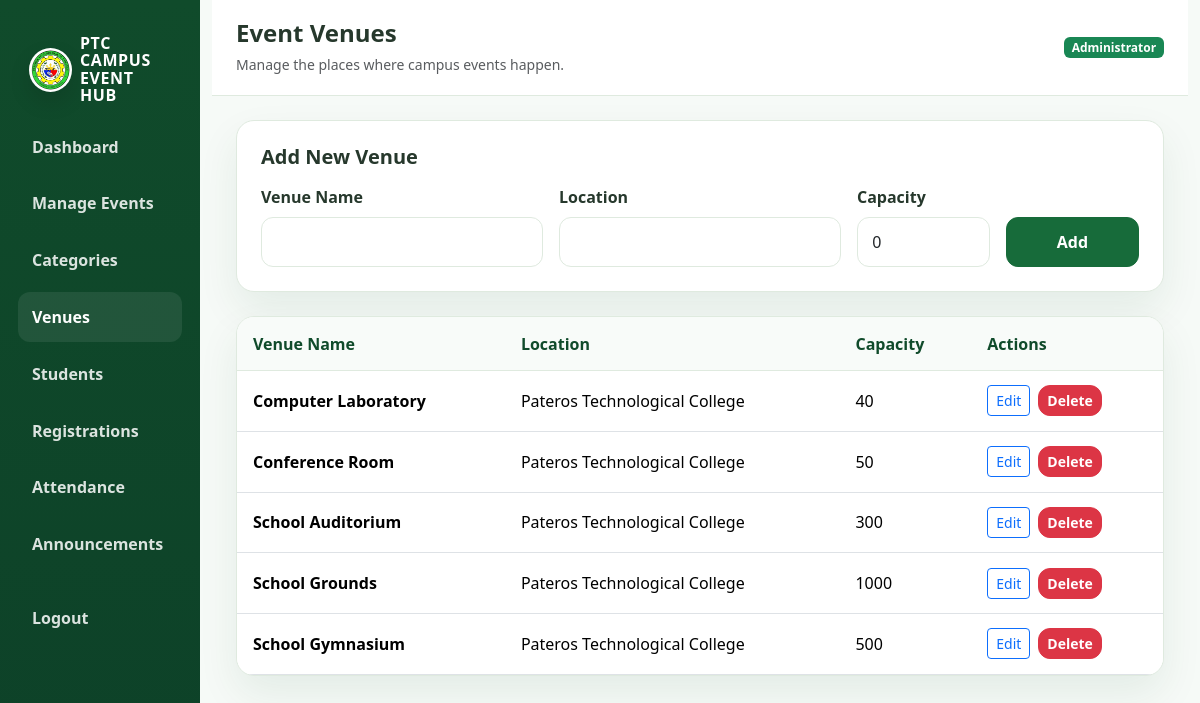
The app's page /admin/venues.php (signed in) with its own data.
### tables this page shows
CREATE TABLE `venues` (
  `id` int(11) NOT NULL,
  `venue_name` varchar(150) NOT NULL,
  `location` varchar(255) DEFAULT NULL,
  `capacity` int(11) DEFAULT 0,
  `created_at` timestamp NOT NULL DEFAULT current_timestamp()
);

### admin/venues.php (the view, shortened to what this page needs)
<?php
require_once "../config/database.php";
$editVenue = null;
$venues = $pdo->query("SELECT * FROM venues ORDER BY venue_name ASC")->fetchAll();
?>
<!DOCTYPE html>
<html lang="en">
<head>
    <link href="https://cdn.jsdelivr.net/npm/bootstrap@5.3.3/dist/css/bootstrap.min.css" rel="stylesheet">
    <link rel="stylesheet" href="../assets/css/ptc-style.css">
</head>
<body>
    <div class="container-fluid">
        <div class="row">
            <aside class="col-md-3 col-lg-2 ptc-sidebar">
                <span class="brand d-flex align-items-center gap-2 text-white">
                    <img src="../assets/images/ptc-logo.png" alt="Pateros Technological College logo">
                    <span class="brand-text">PTC CAMPUS<br>EVENT HUB</span>
                </span>
                <a class="nav-link" href="dashboard.php">Dashboard</a>
                <a class="nav-link" href="events.php">Manage Events</a>
                <a class="nav-link" href="categories.php">Categories</a>
                <a class="nav-link active" href="venues.php">Venues</a>
                <a class="nav-link" href="students.php">Students</a>
                <a class="nav-link" href="registrations.php">Registrations</a>
                <a class="nav-link" href="attendance.php">Attendance</a>
                <a class="nav-link" href="announcements.php">Announcements</a>
                <div class="mt-4"><a class="nav-link" href="../auth/logout.php">Logout</a></div>
            </aside>
            <main class="col-md-9 col-lg-10 ptc-main">
                <div class="ptc-topbar">
                    <div>
                        <h4 class="fw-bold mb-1">Event Venues</h4>
                        <small class="text-muted">Manage the places where campus events happen.</small>
                    </div>
                    <span class="badge bg-success">Administrator</span>
                </div>
                <div class="ptc-content">
                    <div class="ptc-card p-4 mb-4">
                        <h5 class="fw-bold mb-3"><?php echo $editVenue ? 'Edit Venue' : 'Add New Venue'; ?></h5>
                        <form method="POST">
                            <div class="row g-3">
                                <div class="col-md-4">
                                    <label class="form-label fw-semibold">Venue Name</label>
                                    <input type="text" name="venue_name" class="form-control" value="<?php echo htmlspecialchars($editVenue["venue_name"] ?? ""); ?>" required>
                                </div>
                                <div class="col-md-4">
                                    <label class="form-label fw-semibold">Location</label>
                                    <input type="text" name="location" class="form-control" value="<?php echo htmlspecialchars($editVenue["location"] ?? ""); ?>">
                                </div>
                                <div class="col-md-2">
                                    <label class="form-label fw-semibold">Capacity</label>
                                    <input type="number" name="capacity" min="1" class="form-control" value="<?php echo htmlspecialchars((string) ($editVenue["capacity"] ?? 0)); ?>">
                                </div>
                                <div class="col-md-2 d-flex align-items-end">
                                    <button type="submit" name="action" value="<?php echo $editVenue ? 'update_venue' : 'add_venue'; ?>" class="btn btn-green w-100"><?php echo $editVenue ? 'Update' : 'Add'; ?></button>
                                </div>
                            </div>
                        </form>
                    </div>
                    <div class="ptc-table-wrap">
                        <table class="table table-hover align-middle mb-0">
                            <thead>
                                <tr>
                                    <th>Venue Name</th>
                                    <th>Location</th>
                                    <th>Capacity</th>
                                    <th>Actions</th>
                                </tr>
                            </thead>
                            <tbody>
                                <?php if ($venues): ?>
                                    <?php foreach ($venues as $venue): ?>
                                        <tr>
                                            <td class="fw-semibold"><?php echo htmlspecialchars($venue["venue_name"]); ?></td>
                                            <td><?php echo htmlspecialchars($venue["location"] ?? "N/A"); ?></td>
                                            <td><?php echo (int) $venue["capacity"]; ?></td>
                                            <td>
                                                <div class="d-flex gap-2">
                                                    <a href="venues.php?edit_id=<?php echo (int) $venue["id"]; ?>" class="btn btn-outline-primary btn-sm">Edit</a>
                                                    <form method="POST" onsubmit="return confirm('Delete this venue?');">
                                                        <button type="submit" class="btn btn-danger btn-sm">Delete</button>
                                                    </form>
                                                </div>
                                            </td>
                                        </tr>
                                    <?php endforeach; ?>
                                <?php else: ?>
                                    <tr><td colspan="4" class="text-center text-muted py-4">No venues available yet.</td></tr>
                                <?php endif; ?>
                            </tbody>
                        </table>
                    </div>
                </div>
            </main>
        </div>
    </div>
</body>
</html>

### assets/css/ptc-style.css (style rules this page uses)
:root { --dark-green: #104B2B; --primary-green: #176B3A; --medium-green: #237A45; --light-green: #E8F5E9; --soft-green: #F3F8F3; --white: #FFFFFF; --text: #26382C; --muted: #6B7C70; --border: #DFEADF; --danger: #b63b3b; --warning: #c59100; --shadow: 0 18px 40px rgba(16, 75, 43, 0.08); }
* { box-sizing: border-box; }
html { scroll-behavior: smooth; }
body { margin: 0; font-family: "Segoe UI", Arial, sans-serif; background: linear-gradient(180deg, #f6faf7 0%, #edf7ef 100%); color: var(--text); }
img { max-width: 100%; display: block; }
.ptc-brand img, .ptc-sidebar .brand img, .ptc-footer-brand img { width: 44px; height: 44px; border-radius: 50%; object-fit: cover; background: var(--white); border: 2px solid rgba(255,255,255,0.45); box-shadow: 0 10px 22px rgba(0,0,0,0.12); }
.ptc-brand .brand-text, .ptc-sidebar .brand .brand-text { display: inline-block; line-height: 1.08; font-weight: 800; letter-spacing: 0.04em; }
a { text-decoration: none; }
.btn-green { background: var(--primary-green); border: 1px solid var(--primary-green); color: var(--white); border-radius: 12px; padding: 0.75rem 1.25rem; font-weight: 600; transition: all 0.2s ease; }
.btn-danger { border-radius: 12px; font-weight: 600; }
.ptc-card { background: var(--white); border: 1px solid var(--border); border-radius: 18px; box-shadow: var(--shadow); }
.form-control, .form-select { border: 1px solid var(--border); border-radius: 12px; padding: 0.75rem 0.9rem; background: #fff; }
.ptc-sidebar { background: linear-gradient(180deg, var(--dark-green), #0d4128); min-height: 100vh; padding: 1.4rem 1.1rem; }
.ptc-sidebar .brand { color: var(--white); font-weight: 800; letter-spacing: 0.04em; display: block; padding: 0.8rem 0.7rem 1.1rem; }
.ptc-sidebar .nav-link { display: block; padding: 0.8rem 0.9rem; color: rgba(255,255,255,0.85); border-radius: 12px; font-weight: 600; margin-bottom: 0.45rem; }
.ptc-sidebar .nav-link:hover, .ptc-sidebar .nav-link.active { background: rgba(255,255,255,0.08); color: var(--white); }
.ptc-main { background: #f6faf7; min-height: 100vh; }
.ptc-topbar { background: var(--white); border-bottom: 1px solid var(--border); padding: 1.2rem 1.5rem; display: flex; justify-content: space-between; align-items: center; gap: 1rem; }
.ptc-content { padding: 1.5rem; }
.ptc-table-wrap { background: var(--white); border: 1px solid var(--border); border-radius: 18px; overflow: hidden; box-shadow: var(--shadow); }
.table thead th { background: #f8fbf9; color: var(--dark-green); border-bottom: 1px solid var(--border); font-weight: 700; }
.table td, .table th { vertical-align: middle; padding: 0.9rem 1rem; }

### records on screen
venues: venue_name "Computer Laboratory", location "Pateros Technological College", capacity "40"
venues: venue_name "Conference Room", location "Pateros Technological College", capacity "50"
venues: venue_name "School Auditorium", location "Pateros Technological College", capacity "300"
venues: venue_name "School Grounds", location "Pateros Technological College", capacity "1000"
venues: venue_name "School Gymnasium", location "Pateros Technological College", capacity "500"
